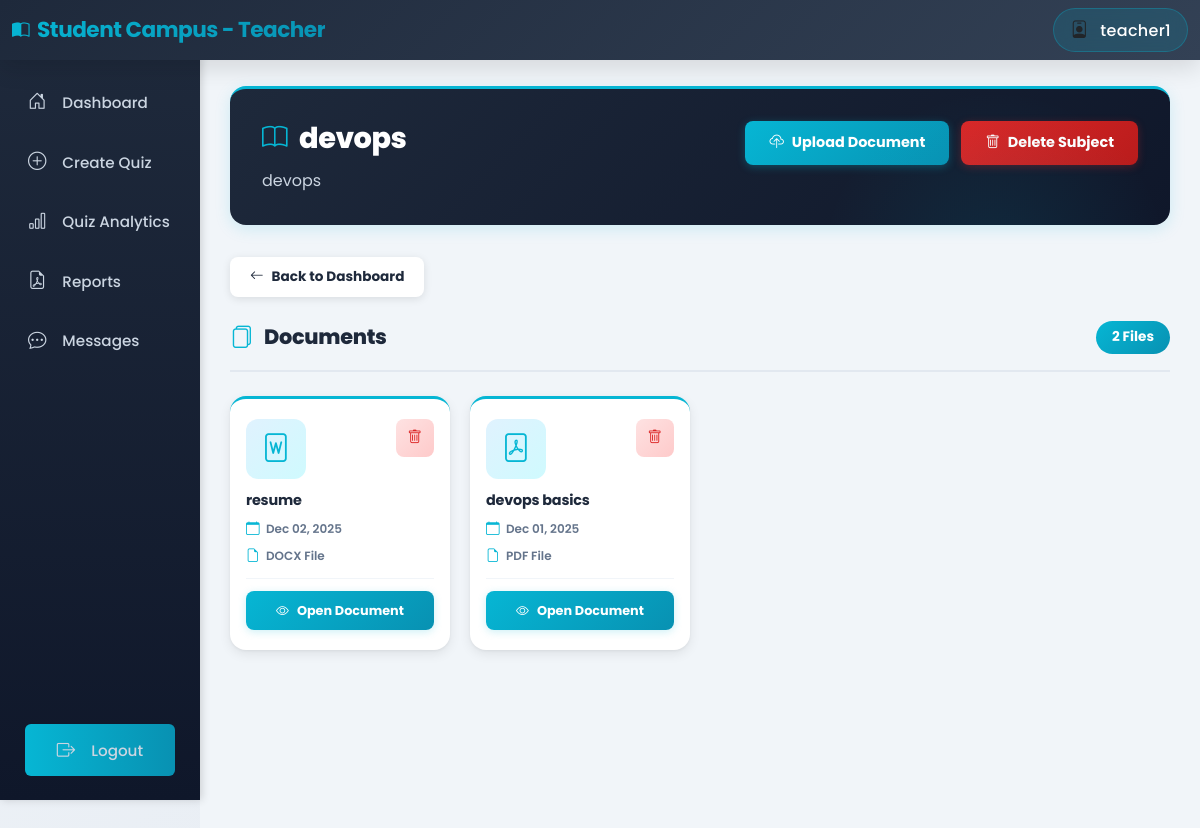
Page /teacher/subject/5/ (signed in) on the committed database.
### authentication/models.py (models this page shows, shortened)
class User(AbstractUser):
    ROLE_CHOICES = (
        ('student', 'Student'),
        ('teacher', 'Teacher'),
    )
    role = models.CharField(max_length=10, choices=ROLE_CHOICES, default='student')
    def is_teacher(self):
        return self.role == 'teacher'

### teachers/models.py (models this page shows, shortened)
class Subject(models.Model):
    name = models.CharField(max_length=200)
    description = models.TextField(blank=True)
    teacher = models.ForeignKey(User, on_delete=models.CASCADE, related_name='subjects')
    created_at = models.DateTimeField(auto_now_add=True)
    class Meta:
        ordering = ['name']

class PDFNote(models.Model):
    subject = models.ForeignKey(Subject, on_delete=models.CASCADE, related_name='notes')
    title = models.CharField(max_length=200)
    pdf_file = models.FileField(upload_to='notes/%Y/%m/%d/')  # Now supports PDF, DOC, DOCX, PPT, PPTX
    uploaded_by = models.ForeignKey(User, on_delete=models.CASCADE)
    created_at = models.DateTimeField(auto_now_add=True)
    def get_file_extension(self):
        return self.pdf_file.name.split('.')[-1].lower() if self.pdf_file else ''
    def get_file_icon(self):
        ext = self.get_file_extension()
        icons = {
            'pdf': 'bi-file-pdf',
            'doc': 'bi-file-word',
            'docx': 'bi-file-word',
            'ppt': 'bi-file-ppt',
            'pptx': 'bi-file-ppt',
        }
        return icons.get(ext, 'bi-file-earmark')
    class Meta:
        ordering = ['-created_at']

### teachers/views.py (the view)
# urls.py: path('subject/<int:subject_id>/', views.subject_detail, name='teacher_subject_detail'),
@login_required
def subject_detail(request, subject_id):
    if not request.user.is_teacher():
        return HttpResponseForbidden("You don't have permission to access this page.")
    subject = get_object_or_404(Subject, id=subject_id, teacher=request.user)
    notes = subject.notes.all()
    return render(request, 'teachers/subject_detail.html', {'subject': subject, 'notes': notes})

### templates/teachers/subject_detail.html (shortened to what this page needs)
{% extends 'teachers/base_teacher.html' %}
{% block teacher_content %}
<div class="subject-header-card">
    <div class="subject-header-content">
        <div class="subject-info">
            <h3 class="subject-title">
                <i class="bi bi-book"></i>
                {{ subject.name }}
            </h3>
            <p class="subject-description">{{ subject.description }}</p>
        </div>
        <div class="subject-actions">
            <a href="{% url 'upload_pdf' subject.id %}" class="btn-upload-doc">
                <i class="bi bi-cloud-upload"></i>
                Upload Document
            </a>
            <button class="btn-delete-subject" onclick="confirmDeleteSubject()">
                <i class="bi bi-trash"></i>
                Delete Subject
            </button>
        </div>
    </div>
</div>
<a href="{% url 'teacher_dashboard' %}" class="btn-back">
    <i class="bi bi-arrow-left"></i>
    Back to Dashboard
</a>
<div class="section-title-bar">
    <h5>
        <i class="bi bi-files"></i>
        Documents
    </h5>
    <span class="document-count">{{ notes.count }} File{{ notes.count|pluralize }}</span>
</div>
{% if notes %}
    <div class="documents-grid">
        {% for note in notes %}
            <div class="document-card">
                <div class="document-card-body">
                    <div class="document-header">
                        <div class="document-icon-wrapper">
                            <i class="{{ note.get_file_icon }}"></i>
                        </div>
                        <button class="btn-delete-doc"
                                data-document-id="{{ note.id }}"
                                data-document-title="{{ note.title }}"
                                data-delete-url="{% url 'delete_document' note.id %}"
                                onclick="confirmDeleteDocument(this)">
                            <i class="bi bi-trash"></i>
                        </button>
                    </div>
                    <h6 class="document-title">{{ note.title }}</h6>
                    <div class="document-meta">
                        <div class="document-meta-item">
                            <i class="bi bi-calendar"></i>
                            {{ note.created_at|date:"M d, Y" }}
                        </div>
                        <div class="document-meta-item">
                            <i class="bi bi-file-earmark"></i>
                            {{ note.get_file_extension|upper }} File
                        </div>
                    </div>
                    <div class="document-footer">
                        <a href="{{ note.pdf_file.url }}" target="_blank" class="btn-open-doc">
                            <i class="bi bi-eye"></i>
                            Open Document
                        </a>
                    </div>
                </div>
            </div>
        {% endfor %}
    </div>
{% else %}
    <div class="empty-state-docs">
        <i class="bi bi-cloud-upload"></i>
        <p>No documents uploaded yet. Click "Upload Document" to add materials for this subject.</p>
    </div>
{% endif %}
{% endblock %}

### templates/teachers/base_teacher.html (shortened to what this page needs)
<!DOCTYPE html>
<html lang="en">
<head>
    <link href="https://cdn.jsdelivr.net/npm/bootstrap@5.3.0/dist/css/bootstrap.min.css" rel="stylesheet">
    <link href="https://cdn.jsdelivr.net/npm/bootstrap-icons@1.10.0/font/bootstrap-icons.css" rel="stylesheet">
</head>
<body>
    <div class="position-fixed top-0 end-0 p-3" style="z-index: 11000;">
    </div>
    <nav class="navbar navbar-expand-lg navbar-light bg-light">
        <div class="container-fluid">
            <a class="navbar-brand fw-bold" href="{% url 'teacher_dashboard' %}">
                <i class="bi bi-book-half me-2"></i>Student Campus - Teacher
            </a>
            <div class="ms-auto d-flex align-items-center gap-3">
                <div class="user-info">
                    <i class="bi bi-person-badge me-2"></i>
                    <span>{{ user.username }}</span>
                </div>
            </div>
        </div>
    </nav>
    <div class="container-fluid">
        <div class="row">
            <div class="col-md-2 p-0">
                <div class="sidebar">
                    <nav class="nav flex-column">
                        <a class="nav-link {% if request.resolver_match.url_name == 'teacher_dashboard' %}active{% endif %}" href="{% url 'teacher_dashboard' %}">
                            <i class="bi bi-house-door"></i> Dashboard
                        </a>
                        <a class="nav-link {% if request.resolver_match.url_name == 'create_quiz' or request.resolver_match.url_name == 'generate_quiz' %}active{% endif %}" href="{% url 'create_quiz' %}">
                            <i class="bi bi-plus-circle"></i> Create Quiz
                        </a>
                        <a class="nav-link {% if request.resolver_match.url_name == 'quiz_analytics' %}active{% endif %}" href="{% url 'quiz_analytics' %}">
                            <i class="bi bi-bar-chart"></i> Quiz Analytics
                        </a>
                        <a class="nav-link {% if request.resolver_match.url_name == 'quiz_reports' %}active{% endif %}" href="{% url 'quiz_reports' %}">
                            <i class="bi bi-file-earmark-pdf"></i> Reports
                        </a>
                        <a class="nav-link {% if request.resolver_match.url_name == 'teacher_chat' or request.resolver_match.url_name == 'teacher_chat_with' %}active{% endif %}" href="{% url 'teacher_chat' %}">
                            <i class="bi bi-chat-dots"></i> Messages
                        </a>
                        <a class="nav-link logout-btn" href="{% url 'logout' %}">
                            <i class="bi bi-box-arrow-right"></i> Logout
                        </a>
                    </nav>
                </div>
            </div>
            <div class="col-md-10 p-0">
                <div class="main-content">
                    {% block teacher_content %}
                    {% endblock %}
                </div>
            </div>
        </div>
    </div>
</body>
</html>

### templates/teachers/base_teacher.html (style rules this page uses)
:root { --primary-slate: #64748B; --primary-indigo: #4F46E5; --primary-cyan: #06B6D4; --dark-navy: #1E293B; --light-bg: #F1F5F9; }
* { font-family: 'Poppins', sans-serif; }
button, a, .btn, .nav-link, [class*="btn"] { text-decoration: none !important; }
body { background: linear-gradient(135deg, #F1F5F9 0%, #E2E8F0 100%); min-height: 100vh; padding-top: 56px; font-weight: 400; }
.navbar { position: fixed; top: 0; left: 0; right: 0; z-index: 1000; background: linear-gradient(135deg, #1E293B 0%, #334155 100%) !important; box-shadow: 0 8px 24px rgba(0, 0, 0, 0.12); border: none; backdrop-filter: blur(10px); }
.navbar-brand { color: white !important; font-weight: 800; font-size: 1.35rem; letter-spacing: -0.5px; background: linear-gradient(135deg, #06B6D4 0%, #0891B2 100%); -webkit-background-clip: text; -webkit-text-fill-color: transparent; background-clip: text; }
.navbar span { color: white; font-weight: 500; letter-spacing: 0.3px; }
.user-info { background: rgba(6, 182, 212, 0.15); padding: 8px 16px; border-radius: 25px; backdrop-filter: blur(10px); border: 1px solid rgba(6, 182, 212, 0.3); }
.navbar .bi { font-size: 1.1rem; }
.sidebar { height: calc(100vh - 56px); background: linear-gradient(180deg, #1E293B 0%, #0F172A 100%); box-shadow: 2px 0 8px rgba(0, 0, 0, 0.15); position: sticky; top: 56px; display: flex; flex-direction: column; }
.sidebar .nav { display: flex; flex-direction: column; flex: 1; padding-top: 1rem; }
.sidebar .nav-link { color: #cbd5e1; padding: 12px 18px; border-radius: 6px; margin: 4px 10px; transition: all 0.3s ease; font-size: 0.95rem; font-weight: 500; }
.sidebar .nav-link i { margin-right: 12px; font-size: 1.15rem; width: 20px; text-align: center; }
.logout-btn { position: absolute; bottom: 20px; left: 15px; right: 15px; background: linear-gradient(90deg, #06B6D4 0%, #0891B2 100%); color: white; border: 0; font-weight: 600; transition: all 0.3s; text-align: center; padding: 10px; border-radius: 6px; text-decoration: none; display: block; }
.main-content { background-color: #F1F5F9; min-height: 100vh; padding: 30px; }

### rows in the picture
User: username "teacher1"
Subject: name "devops", description "devops", count "2"
PDFNote: title "resume", created_at "Dec 02, 2025", get_file_extension "DOCX"
PDFNote: title "devops basics", created_at "Dec 01, 2025", get_file_extension "PDF"
